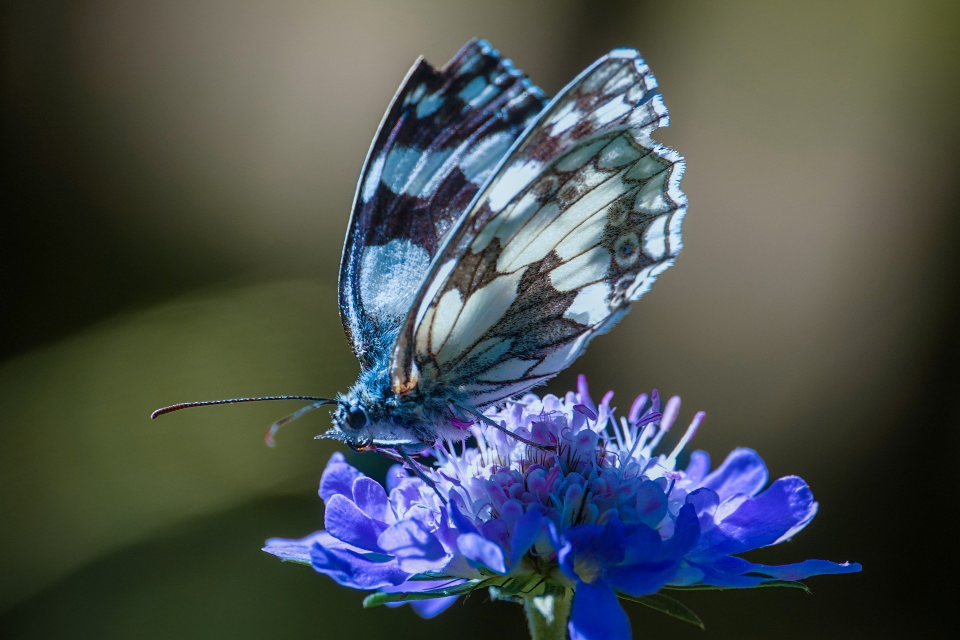
#> input picture Examples/Python/Advanced_training/Image_Processing/bfly.jpg, 1920 x 1280 px (shown at 1/2 size)
$ python a_image_basics.py
#> lines starting #> are read from the running program, lines starting #| are printed output that depends on the picture
from PIL import Image, ImageEnhance, ImageFilter

def main():
    image = Image.open("bfly.jpg")
#> image is the input picture: PIL image 1920x1280 RGB; mean R, G, B 74, 80.7, 81.8
    # [50 lines of commented-out code are left out]
    new_image = image.filter(ImageFilter.EMBOSS)
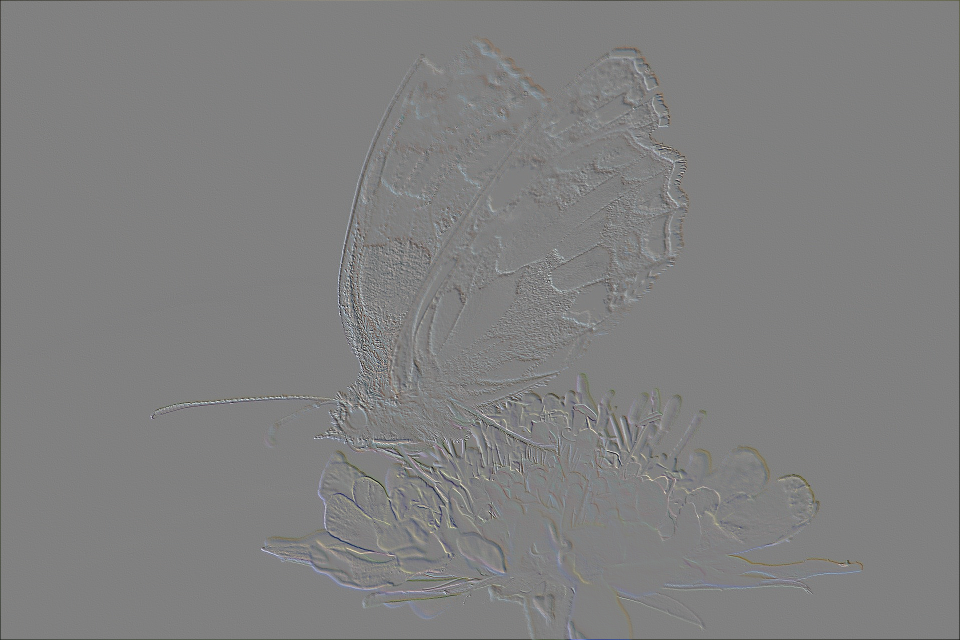
#> new_image: PIL image 1920x1280 RGB (shown at 1/2 size); mean R, G, B 127.8, 127.8, 127.8
    new_image = new_image.filter(ImageFilter.GaussianBlur(10))

    new_image.save("new_image.jpg")

if __name__ == "__main__":
    main()

$ run again, with Examples/Python/Advanced_training/Image_Processing/waterfall.jpg copied over Examples/Python/Advanced_training/Image_Processing/bfly.jpg
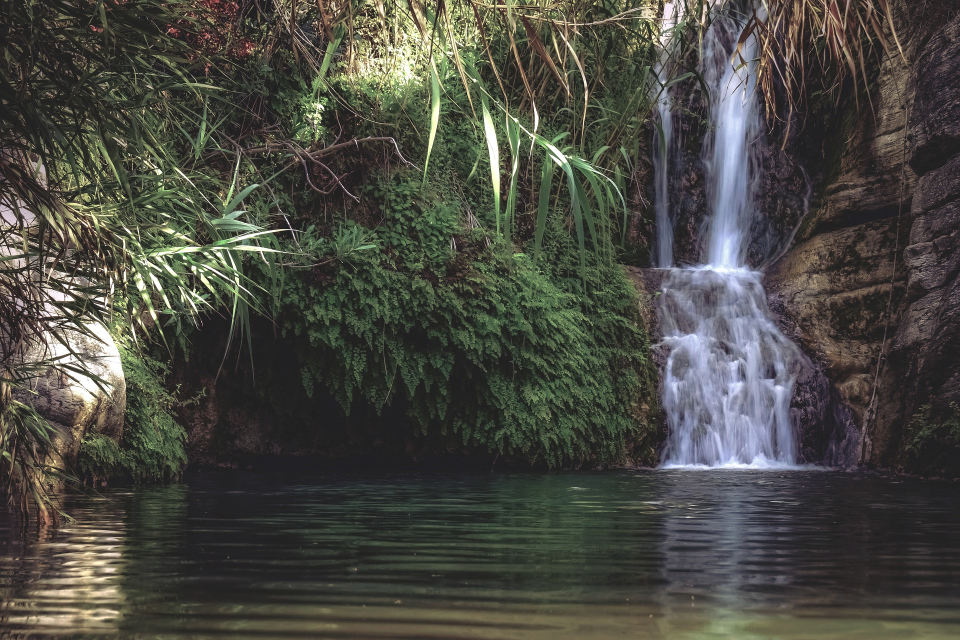
#> input picture Examples/Python/Advanced_training/Image_Processing/waterfall.jpg, 1920 x 1280 px (shown at 1/2 size)
#> in main, image is the input picture: PIL image 1920x1280 RGB; mean R, G, B 73.5, 73.5, 66.5
#> in main, `new_image = image.filter(ImageFilter.EMBOSS)`:
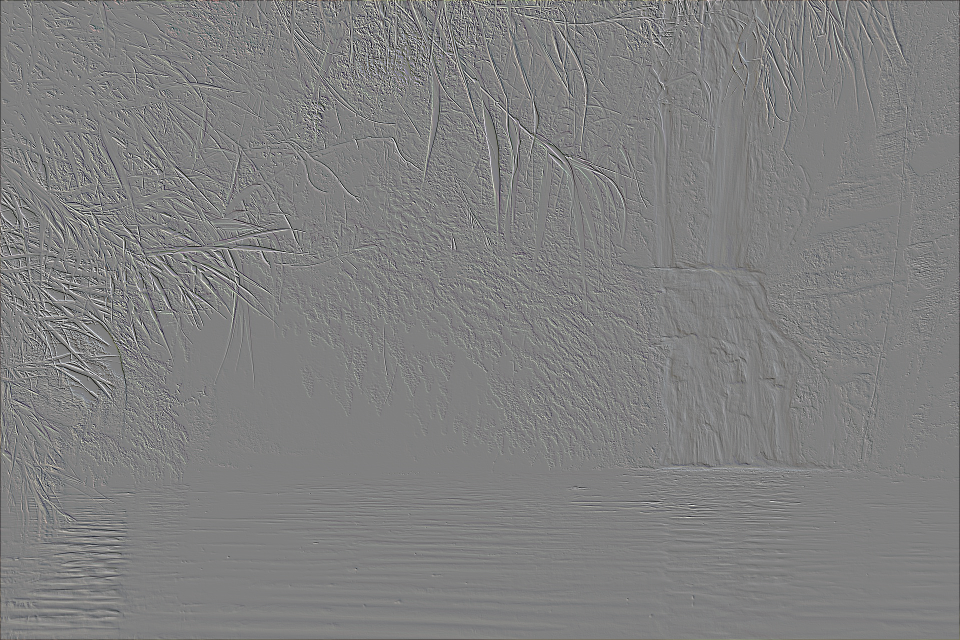
#> new_image: PIL image 1920x1280 RGB (shown at 1/2 size); mean R, G, B 127.9, 127.9, 127.9
